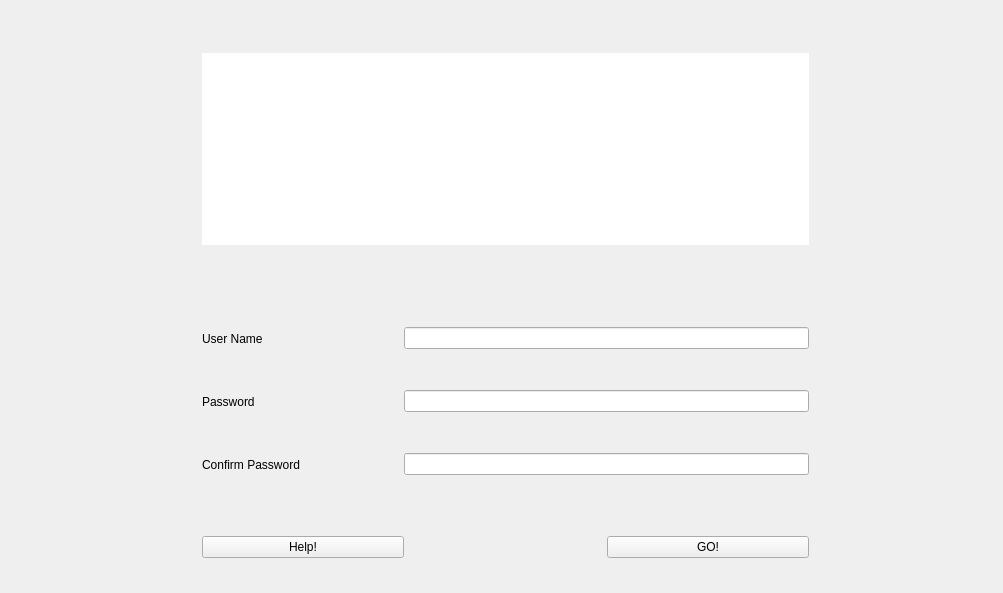
<?xml version="1.0" encoding="UTF-8"?>
<ui version="4.0">
 <class>Form</class>
 <widget class="QWidget" name="Form">
  <property name="geometry">
   <rect>
    <x>0</x>
    <y>0</y>
    <width>1003</width>
    <height>593</height>
   </rect>
  </property>
  <property name="windowTitle">
   <string>Form</string>
  </property>
  <widget class="QWidget" name="gridWidget" native="true">
   <property name="geometry">
    <rect>
     <x>0</x>
     <y>-10</y>
     <width>1011</width>
     <height>651</height>
    </rect>
   </property>
   <layout class="QGridLayout" name="gridLayout">
    <property name="spacing">
     <number>0</number>
    </property>
    <item row="6" column="2">
     <widget class="QLabel" name="label_3">
      <property name="text">
       <string>Confirm Password</string>
      </property>
     </widget>
    </item>
    <item row="1" column="0">
     <spacer name="horizontalSpacer_4">
      <property name="orientation">
       <enum>Qt::Horizontal</enum>
      </property>
      <property name="sizeHint" stdset="0">
       <size>
        <width>40</width>
        <height>20</height>
       </size>
      </property>
     </spacer>
    </item>
    <item row="8" column="4">
     <widget class="QPushButton" name="go">
      <property name="text">
       <string>GO!</string>
      </property>
     </widget>
    </item>
    <item row="5" column="0">
     <spacer name="verticalSpacer_3">
      <property name="orientation">
       <enum>Qt::Vertical</enum>
      </property>
      <property name="sizeHint" stdset="0">
       <size>
        <width>20</width>
        <height>40</height>
       </size>
      </property>
     </spacer>
    </item>
    <item row="1" column="2" colspan="3">
     <widget class="QGraphicsView" name="logo">
      <property name="frameShape">
       <enum>QFrame::NoFrame</enum>
      </property>
      <property name="frameShadow">
       <enum>QFrame::Plain</enum>
      </property>
     </widget>
    </item>
    <item row="8" column="0">
     <spacer name="verticalSpacer">
      <property name="orientation">
       <enum>Qt::Vertical</enum>
      </property>
      <property name="sizeHint" stdset="0">
       <size>
        <width>20</width>
        <height>40</height>
       </size>
      </property>
     </spacer>
    </item>
    <item row="7" column="2">
     <spacer name="horizontalSpacer_3">
      <property name="orientation">
       <enum>Qt::Horizontal</enum>
      </property>
      <property name="sizeHint" stdset="0">
       <size>
        <width>40</width>
        <height>20</height>
       </size>
      </property>
     </spacer>
    </item>
    <item row="6" column="0">
     <spacer name="verticalSpacer_2">
      <property name="orientation">
       <enum>Qt::Vertical</enum>
      </property>
      <property name="sizeHint" stdset="0">
       <size>
        <width>20</width>
        <height>40</height>
       </size>
      </property>
     </spacer>
    </item>
    <item row="5" column="2">
     <widget class="QLabel" name="label_2">
      <property name="text">
       <string>Password</string>
      </property>
     </widget>
    </item>
    <item row="3" column="0">
     <spacer name="verticalSpacer_6">
      <property name="orientation">
       <enum>Qt::Vertical</enum>
      </property>
      <property name="sizeHint" stdset="0">
       <size>
        <width>20</width>
        <height>40</height>
       </size>
      </property>
     </spacer>
    </item>
    <item row="1" column="5">
     <spacer name="horizontalSpacer">
      <property name="orientation">
       <enum>Qt::Horizontal</enum>
      </property>
      <property name="sizeHint" stdset="0">
       <size>
        <width>40</width>
        <height>20</height>
       </size>
      </property>
     </spacer>
    </item>
    <item row="2" column="4">
     <spacer name="verticalSpacer_7">
      <property name="orientation">
       <enum>Qt::Vertical</enum>
      </property>
      <property name="sizeHint" stdset="0">
       <size>
        <width>20</width>
        <height>40</height>
       </size>
      </property>
     </spacer>
    </item>
    <item row="0" column="4">
     <spacer name="horizontalSpacer_5">
      <property name="orientation">
       <enum>Qt::Horizontal</enum>
      </property>
      <property name="sizeHint" stdset="0">
       <size>
        <width>40</width>
        <height>20</height>
       </size>
      </property>
     </spacer>
    </item>
    <item row="11" column="0">
     <spacer name="verticalSpacer_4">
      <property name="orientation">
       <enum>Qt::Vertical</enum>
      </property>
      <property name="sizeHint" stdset="0">
       <size>
        <width>20</width>
        <height>40</height>
       </size>
      </property>
     </spacer>
    </item>
    <item row="3" column="2">
     <widget class="QLabel" name="label">
      <property name="text">
       <string>User Name</string>
      </property>
     </widget>
    </item>
    <item row="0" column="2">
     <spacer name="verticalSpacer_5">
      <property name="orientation">
       <enum>Qt::Vertical</enum>
      </property>
      <property name="sizeHint" stdset="0">
       <size>
        <width>20</width>
        <height>40</height>
       </size>
      </property>
     </spacer>
    </item>
    <item row="8" column="2">
     <widget class="QPushButton" name="help">
      <property name="text">
       <string>Help!</string>
      </property>
     </widget>
    </item>
    <item row="2" column="3">
     <spacer name="horizontalSpacer_2">
      <property name="orientation">
       <enum>Qt::Horizontal</enum>
      </property>
      <property name="sizeHint" stdset="0">
       <size>
        <width>40</width>
        <height>20</height>
       </size>
      </property>
     </spacer>
    </item>
    <item row="3" column="3" colspan="2">
     <widget class="QLineEdit" name="uname"/>
    </item>
    <item row="5" column="3" colspan="2">
     <widget class="QLineEdit" name="cpasswd">
      <property name="echoMode">
       <enum>QLineEdit::Password</enum>
      </property>
     </widget>
    </item>
    <item row="6" column="3" colspan="2">
     <widget class="QLineEdit" name="passwd">
      <property name="echoMode">
       <enum>QLineEdit::Password</enum>
      </property>
     </widget>
    </item>
    <item row="8" column="3">
     <widget class="QLabel" name="eMesg">
      <property name="text">
       <string/>
      </property>
     </widget>
    </item>
   </layout>
  </widget>
 </widget>
 <resources/>
 <connections/>
</ui>
